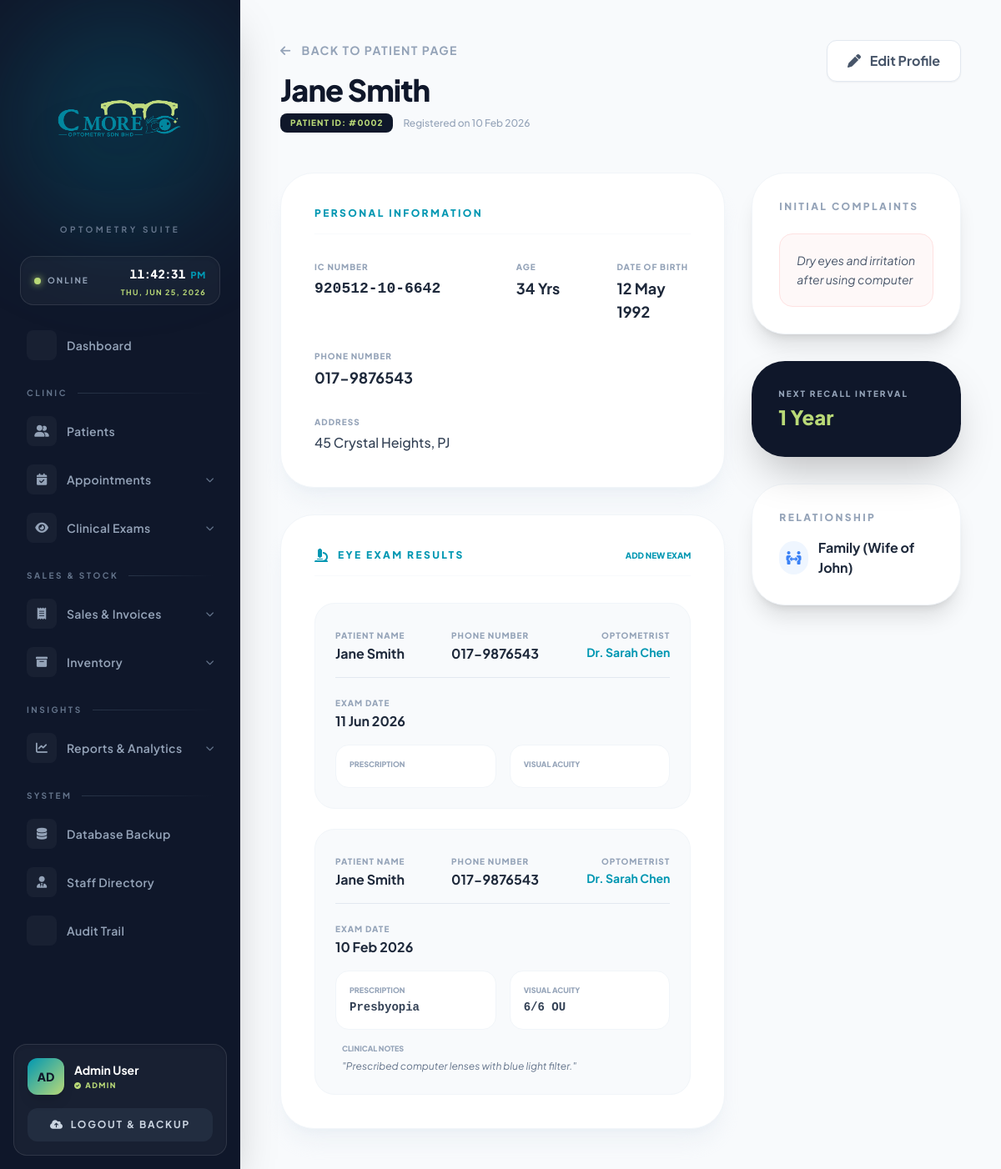
/patient_details.php?id=2 (signed in), run on the app's committed database.
### tables this page shows
CREATE TABLE `patient` (
  `PATIENT_ID` int(11) NOT NULL AUTO_INCREMENT,
  `NAME` varchar(100) NOT NULL,
  `IC_NUMBER` varchar(20) DEFAULT NULL,
  `PHONE_NUMBER` varchar(20) DEFAULT NULL,
  `ADDRESS` text DEFAULT NULL,
  `REGISTRATION_DATE` date NOT NULL,
  `CONNECTION_RELATIONSHIP` varchar(100) DEFAULT NULL,
  `FOLLOW_UP_INTERVAL` varchar(50) DEFAULT NULL,
  `COMPLAINTS` text DEFAULT NULL,
  PRIMARY KEY (`PATIENT_ID`),
  UNIQUE KEY `IC_NUMBER` (`IC_NUMBER`)
);

CREATE TABLE `eye_examination` (
  `EXAM_ID` int(11) NOT NULL AUTO_INCREMENT,
  `PATIENT_ID` int(11) NOT NULL,
  `OPTOMETRIST_ID` int(11) NOT NULL,
  `EXAM_DATE` date NOT NULL,
  `VISUAL_ACUITY_RESULTS` text DEFAULT NULL,
  `PRESCRIPTION_RESULT` text DEFAULT NULL,
  `RE_SPH` varchar(10) DEFAULT NULL,
  `RE_CYL` varchar(10) DEFAULT NULL,
  `RE_AXIS` varchar(10) DEFAULT NULL,
  `RE_ADD` varchar(10) DEFAULT NULL,
  `LE_SPH` varchar(10) DEFAULT NULL,
  `LE_CYL` varchar(10) DEFAULT NULL,
  `LE_AXIS` varchar(10) DEFAULT NULL,
  `LE_ADD` varchar(10) DEFAULT NULL,
  `PD` varchar(10) DEFAULT NULL,
  `CLINICAL_NOTES` text DEFAULT NULL,
  PRIMARY KEY (`EXAM_ID`),
  KEY `fk_exam_patient` (`PATIENT_ID`),
  KEY `fk_exam_optom` (`OPTOMETRIST_ID`),
  CONSTRAINT `fk_exam_optom` FOREIGN KEY (`OPTOMETRIST_ID`) REFERENCES `user` (`USER_ID`) ON DELETE CASCADE,
  CONSTRAINT `fk_exam_patient` FOREIGN KEY (`PATIENT_ID`) REFERENCES `patient` (`PATIENT_ID`) ON DELETE CASCADE
);

CREATE TABLE `user` (
  `USER_ID` int(11) NOT NULL AUTO_INCREMENT,
  `NAME` varchar(100) NOT NULL,
  `EMAIL` varchar(100) NOT NULL,
  `PASSWORD` varchar(255) NOT NULL,
  `ROLE` varchar(50) NOT NULL,
  `FIRST_LOGIN_OTP` tinyint(1) DEFAULT 1,
  PRIMARY KEY (`USER_ID`),
  UNIQUE KEY `EMAIL` (`EMAIL`)
);

### patient_details.php (the view, shortened to what this page needs)
<?php
include('config.php');
function parse_malaysian_ic($ic) {
    $clean_ic = preg_replace('/[^0-9]/', '', $ic);
    $yy = substr($clean_ic, 0, 2);
    $mm = substr($clean_ic, 2, 2);
    $dd = substr($clean_ic, 4, 2);
    $current_yy = (int)date('y');
    $year = ((int)$yy > $current_yy) ? "19$yy" : "20$yy";
    if (checkdate((int)$mm, (int)$dd, (int)$year)) {
        $dob_date = new DateTime("$year-$mm-$dd");
        $now = new DateTime();
        $age = $now->diff($dob_date)->y;
        return [
            'age' => $age . ' Yrs',
            'dob' => $dob_date->format('d M Y')
        ];
    }
    return ['age' => 'N/A', 'dob' => 'N/A'];
}
$id = isset($_GET['id']) ? mysqli_real_escape_string($conn, $_GET['id']) : '';
$sql = "SELECT * FROM PATIENT WHERE PATIENT_ID = '$id'";
$res = mysqli_query($conn, $sql);
$patient = mysqli_fetch_assoc($res);
$ic_info = parse_malaysian_ic($patient['IC_NUMBER']);
?>
<!DOCTYPE html>
<html lang="en">
<head>
    <script src="https://cdn.tailwindcss.com"></script>
    <link rel="stylesheet" href="https://cdnjs.cloudflare.com/ajax/libs/font-awesome/6.0.0/css/all.min.css">
</head>
<body class="bg-[#f8fafc] flex min-h-screen text-slate-900">
    <?php include('sidebar.php'); ?>
    <main class="flex-1 ml-72 p-12">
        <header class="flex justify-between items-start mb-12">
            <div>
                <a href="patients.php" class="text-slate-400 text-sm font-bold uppercase tracking-widest hover:text-[#0097B2] transition">
                    <i class="fa-solid fa-arrow-left mr-2"></i> Back to Patient Page
                </a>
                <h1 class="text-4xl font-extrabold text-slate-900 tracking-tight mt-4"><?php echo htmlspecialchars($patient['NAME']); ?></h1>
                <div class="flex items-center space-x-3 mt-2">
                    <span class="px-3 py-1 bg-slate-900 text-[#B9D977] rounded-lg text-[10px] font-black uppercase tracking-widest">
                        Patient ID: #<?php echo str_pad($patient['PATIENT_ID'], 4, '0', STR_PAD_LEFT); ?>
                    </span>
                    <span class="text-slate-400 text-xs font-medium">
                        Registered on <?php echo date('d M Y', strtotime($patient['REGISTRATION_DATE'])); ?>
                    </span>
                </div>
            </div>
            <div class="flex space-x-3">
                <a href="patient_edit.php?id=<?php echo $id; ?>" class="bg-white border border-slate-200 text-slate-600 px-6 py-3 rounded-xl font-bold hover:bg-slate-50 transition shadow-sm">
                    <i class="fa-solid fa-pen mr-2"></i> Edit Profile
                </a>
            </div>
        </header>
        <div class="grid grid-cols-1 lg:grid-cols-3 gap-8">
            <div class="lg:col-span-2 space-y-8">
                <section class="bg-white p-10 rounded-[2.5rem] border border-slate-100 shadow-xl shadow-slate-200/40">
                    <h3 class="text-xs font-black uppercase tracking-[0.2em] text-[#0097B2] mb-8 border-b border-slate-50 pb-4">Personal Information</h3>
                    <div class="grid grid-cols-1 md:grid-cols-2 lg:grid-cols-4 gap-8">
                        <?php if(!empty($patient['IC_NUMBER'])): ?>
                        <div class="col-span-2">
                            <p class="text-[10px] font-black uppercase text-slate-400 tracking-widest mb-1">IC Number</p>
                            <p class="text-slate-800 font-bold font-mono text-lg"><?php echo htmlspecialchars($patient['IC_NUMBER']); ?></p>
                        </div>
                        <div>
                            <p class="text-[10px] font-black uppercase text-slate-400 tracking-widest mb-1">Age</p>
                            <p class="text-slate-800 font-bold text-lg"><?php echo $ic_info['age']; ?></p>
                        </div>
                        <div>
                            <p class="text-[10px] font-black uppercase text-slate-400 tracking-widest mb-1">Date of Birth</p>
                            <p class="text-slate-800 font-bold text-lg"><?php echo $ic_info['dob']; ?></p>
                        </div>
                        <?php endif; ?>
                        <div class="col-span-2">
                            <p class="text-[10px] font-black uppercase text-slate-400 tracking-widest mb-1">Phone Number</p>
                            <p class="text-slate-800 font-bold text-lg"><?php echo htmlspecialchars($patient['PHONE_NUMBER']); ?></p>
                        </div>
                        <div class="col-span-2 lg:col-span-4">
                            <p class="text-[10px] font-black uppercase text-slate-400 tracking-widest mb-1">Address</p>
                            <p class="text-slate-700 leading-relaxed font-medium"><?php echo htmlspecialchars($patient['ADDRESS']); ?></p>
                        </div>
                    </div>
                </section>
                <section class="bg-white p-10 rounded-[2.5rem] border border-slate-100 shadow-xl shadow-slate-200/40">
                    <div class="flex justify-between items-center mb-8 border-b border-slate-50 pb-4">
                        <div class="flex items-center space-x-3">
                            <i class="fa-solid fa-microscope text-[#0097B2]"></i>
                            <h3 class="text-xs font-black uppercase tracking-[0.2em] text-[#0097B2]">Eye Exam Results</h3>
                        </div>
                        <?php if($_SESSION['ROLE'] === 'Optometrist' || $_SESSION['ROLE'] === 'Admin'): ?>
                        <a href="exam_add.php?patient_id=<?php echo $id; ?>" class="text-[10px] font-black uppercase text-[#0097B2] hover:underline">Add New Exam</a>
                        <?php else: ?>
                        <button onclick="restrictedAccessModal()" class="text-[10px] font-black uppercase text-slate-400 hover:text-red-500 transition">Add New Exam</button>
                        <?php endif; ?>
                    </div>
                    <div class="space-y-6">
                        <?php
                        $exam_sql = "SELECT E.*, U.NAME as DOC_NAME
                                    FROM EYE_EXAMINATION E
                                    JOIN USER U ON E.OPTOMETRIST_ID = U.USER_ID
                                    WHERE E.PATIENT_ID = '$id'
                                    ORDER BY E.EXAM_DATE DESC";
                        $exam_res = mysqli_query($conn, $exam_sql);
                        if(mysqli_num_rows($exam_res) > 0):
                            while($exam = mysqli_fetch_assoc($exam_res)):
                        ?>
                        <div class="bg-slate-50 p-6 rounded-3xl border border-slate-100 group hover:border-[#B9D977] transition-all">
                            <div class="grid grid-cols-1 md:grid-cols-3 gap-4 mb-4 pb-4 border-b border-slate-200">
                                <div>
                                    <span class="text-[10px] font-black text-slate-400 uppercase tracking-widest">Patient Name</span>
                                    <p class="font-bold text-slate-800"><?php echo htmlspecialchars($patient['NAME']); ?></p>
                                </div>
                                <div>
                                    <span class="text-[10px] font-black text-slate-400 uppercase tracking-widest">Phone Number</span>
                                    <p class="font-bold text-slate-800"><?php echo htmlspecialchars($patient['PHONE_NUMBER']); ?></p>
                                </div>
                                <div class="text-right">
                                    <span class="text-[10px] font-black text-slate-400 uppercase tracking-widest">Optometrist</span>
                                    <p class="text-sm font-bold text-[#0097B2]"><?php echo htmlspecialchars($exam['DOC_NAME']); ?></p>
                                </div>
                            </div>
                            <div class="flex justify-between items-start">
                                <div>
                                    <span class="text-[10px] font-black text-slate-400 uppercase tracking-widest">Exam Date</span>
                                    <p class="font-bold text-slate-800"><?php echo date('d M Y', strtotime($exam['EXAM_DATE'])); ?></p>
                                </div>
                            </div>
                            <div class="grid grid-cols-1 md:grid-cols-2 gap-4 mt-4">
                                <div class="bg-white p-4 rounded-2xl border border-slate-100">
                                    <p class="text-[9px] font-black text-slate-400 uppercase mb-1">Prescription</p>
                                    <p class="text-sm font-mono font-bold text-slate-700"><?php echo htmlspecialchars($exam['PRESCRIPTION_RESULT']); ?></p>
                                </div>
                                <div class="bg-white p-4 rounded-2xl border border-slate-100">
                                    <p class="text-[9px] font-black text-slate-400 uppercase mb-1">Visual Acuity</p>
                                    <p class="text-sm font-mono font-bold text-slate-700"><?php echo htmlspecialchars($exam['VISUAL_ACUITY_RESULTS']); ?></p>
                                </div>
                            </div>
                            <?php if(!empty($exam['CLINICAL_NOTES'])): ?>
                            <div class="mt-4 px-2">
                                <p class="text-[9px] font-black text-slate-400 uppercase mb-1">Clinical Notes</p>
                                <p class="text-xs text-slate-500 leading-relaxed italic">"<?php echo nl2br(htmlspecialchars($exam['CLINICAL_NOTES'])); ?>"</p>
                            </div>
                            <?php endif; ?>
                        </div>
                        <?php endwhile; else: ?>
                            <p class="text-center py-10 text-slate-400 italic text-sm">No clinical examinations recorded yet.</p>
                        <?php endif; ?>
                    </div>
                </section>
            </div>
            <div class="space-y-8">
                <section class="bg-white p-8 rounded-[2.5rem] border border-slate-100 shadow-xl">
                    <h3 class="text-xs font-black uppercase tracking-[0.2em] text-slate-400 mb-6">Initial Complaints</h3>
                    <div class="bg-red-50/50 p-5 rounded-2xl border border-red-100">
                        <p class="text-sm text-slate-600 leading-relaxed italic">
                            <?php echo !empty($patient['COMPLAINTS']) ? nl2br(htmlspecialchars($patient['COMPLAINTS'])) : 'No complaints recorded.'; ?>
                        </p>
                    </div>
                </section>
                <div class="bg-slate-900 p-8 rounded-[2.5rem] text-white shadow-2xl relative overflow-hidden">
                    <div class="relative z-10">
                        <h4 class="text-[10px] font-black uppercase tracking-[0.2em] text-slate-400">Next Recall Interval</h4>
                        <p class="text-2xl font-black mt-1 text-[#B9D977]">
                            <?php echo !empty($patient['FOLLOW_UP_INTERVAL']) ? htmlspecialchars($patient['FOLLOW_UP_INTERVAL']) : 'Not Set'; ?>
                        </p>
                    </div>
                </div>
                <section class="bg-white p-8 rounded-[2.5rem] border border-slate-100 shadow-xl">
                    <h3 class="text-xs font-black uppercase tracking-[0.2em] text-slate-400 mb-4">Relationship</h3>
                    <div class="flex items-center space-x-3">
                        <div class="w-10 h-10 rounded-full bg-blue-50 flex items-center justify-center text-blue-500">
                            <i class="fa-solid fa-people-arrows"></i>
                        </div>
                        <p class="text-slate-800 font-bold"><?php echo !empty($patient['CONNECTION_RELATIONSHIP']) ? htmlspecialchars($patient['CONNECTION_RELATIONSHIP']) : 'None'; ?></p>
                    </div>
                </section>
            </div>
        </div>
    </main>
</body>
</html>

### patient_details.php (style rules this page uses)
body { font-family: 'Plus Jakarta Sans', sans-serif; }

### data on the page
patient: NAME "Jane Smith", PATIENT_ID "0002", REGISTRATION_DATE "10 Feb 2026", IC_NUMBER "920512-10-6642", IC_NUMBER "34 Yrs", IC_NUMBER "12 May 1992", PHONE_NUMBER "017-9876543", ADDRESS "45 Crystal Heights, PJ", COMPLAINTS "Dry eyes and irritation after using computer", FOLLOW_UP_INTERVAL "1 Year", CONNECTION_RELATIONSHIP "Family (Wife of John)"
eye_examination: PATIENT_ID.NAME "Jane Smith", PATIENT_ID.PHONE_NUMBER "017-9876543", OPTOMETRIST_ID.NAME "Dr. Sarah Chen", EXAM_DATE "11 Jun 2026"
eye_examination: PATIENT_ID.NAME "Jane Smith", PATIENT_ID.PHONE_NUMBER "017-9876543", OPTOMETRIST_ID.NAME "Dr. Sarah Chen", EXAM_DATE "10 Feb 2026", PRESCRIPTION_RESULT "Presbyopia", VISUAL_ACUITY_RESULTS "6/6 OU", CLINICAL_NOTES "Prescribed computer lenses with blue light filter."

### other printed values
$label "Dashboard Patients Database Backup Staff Directory Audit Trail"
$label "CLINIC SALES & STOCK INSIGHTS SYSTEM"
$label "Appointments Clinical Exams Sales & Invoices Inventory Reports & Analytics"
substr($_SESSION['NAME'], 0, 2) "AD"
$_SESSION['NAME'] "Admin User"
$user_role "ADMIN"
